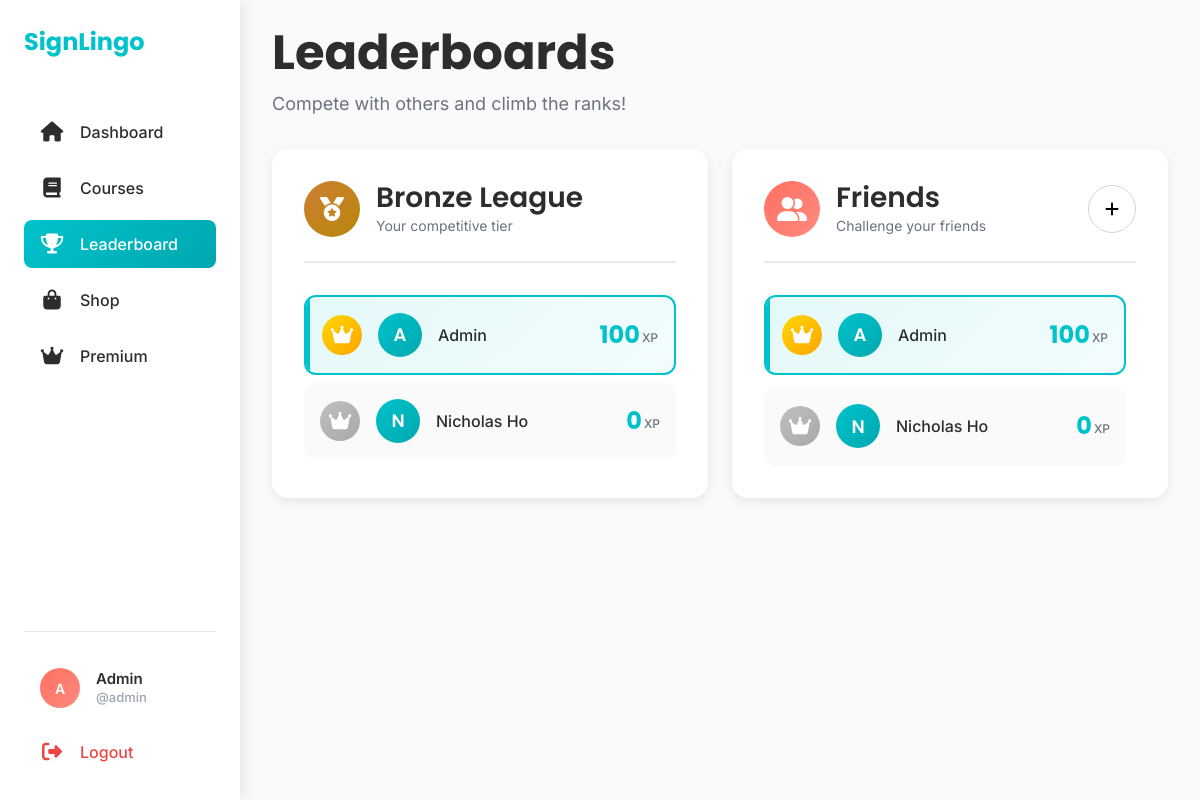
The page /leaderboard (signed in) on the database as committed earlier.
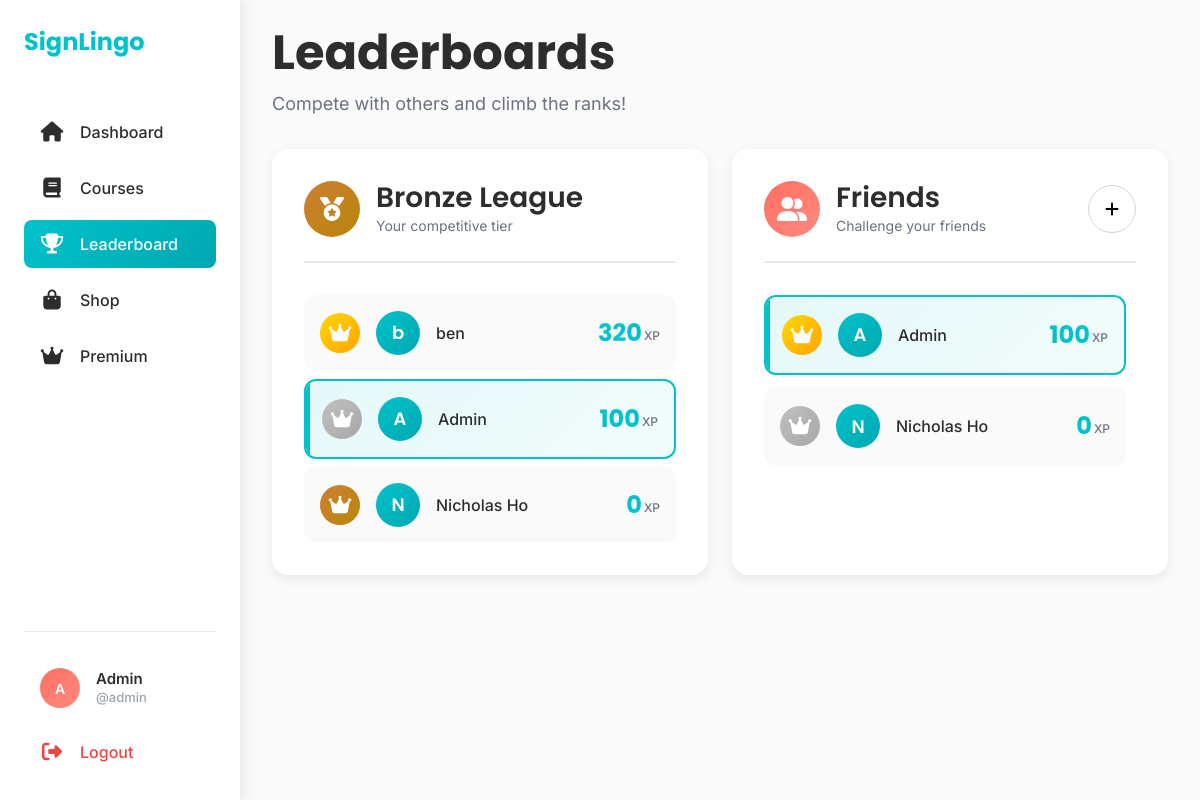
The same page on the database as committed later.
### models.py (models this page shows, shortened)
class User(db.Model):
    id = db.Column(db.Integer, primary_key=True)
    name = db.Column(db.String(80), nullable=False)
    age = db.Column(db.Integer)
    email = db.Column(db.String(120), unique=True, nullable=False)
    password = db.Column(db.String(80), nullable=False)
    points = db.Column(db.Integer, default=0)
    lesson_statuses = db.relationship('UserLessonStatus', backref='user', lazy=True)
    is_verified = db.Column(db.Boolean, default=False)
    lives = db.Column(db.Integer, default=5)
    username = db.Column(db.String(80), unique = True)
    streak = db.Column(db.Integer, default=0)
    last_login_date = db.Column(db.Date, default=date.today)
    friends = db.relationship('User',
                               secondary=friendship,
                               primaryjoin=(friendship.c.user_id == id),
                               secondaryjoin=(friendship.c.friend_id == id),
                               backref=db.backref('friend_of', lazy='dynamic'),
                               lazy='dynamic')
    @property
    def league(self):
        if self.points < 1000:
            return "Bronze"
        elif self.points < 3000:
            return "Silver"
        elif self.points < 6000:
            return "Gold"
        elif self.points < 10000:
            return "Platinum"
        else:
            return "Diamond"

### routes.py (the view)
@auth_bp.route('/leaderboard')
def leaderboard():
    user_id = session.get('user_id')
    if not user_id:
        flash('Please log in to view the leaderboard.', 'warning')
        return redirect(url_for('auth.login'))
    current_user = User.query.get(user_id)
    if not current_user:
        flash('User not found.', 'danger')
        return redirect(url_for('auth.login'))
    friends = current_user.friends.all()
    friends_leaderboard = sorted(friends + [current_user], key=lambda x: x.points, reverse=True)
    all_users = User.query.order_by(User.points.desc()).all()
    league_users = [user for user in all_users if user.league == current_user.league]
    user = User.query.get(user_id)
    full_name = user.name
    first_name, initials = get_initials(full_name)
    return render_template('leaderboard.html',
                           current_user=current_user,
                           full_name=full_name,
                           friends_leaderboard=friends_leaderboard,
                           initials=initials,
                           league_users=league_users,
                           league_name=current_user.league,
                           user = user)

### tertiary.py (called while the page is built)
def get_initials(full_name):
    name_parts = full_name.split()
    first_name = name_parts[0]
    last_initial = name_parts[1][0] if len(name_parts) > 1 else ''
    initials = (first_name[0] + last_initial).upper()
    return first_name, initials

### templates/leaderboard.html (shortened to what this page needs)
<!DOCTYPE html>
<html lang="en">
<head>
    <link href="https://cdn.jsdelivr.net/npm/bootstrap@5.3.0/dist/css/bootstrap.min.css" rel="stylesheet">
    <link rel="stylesheet" href="https://cdnjs.cloudflare.com/ajax/libs/font-awesome/6.4.0/css/all.min.css">
    <link rel="stylesheet" href="static/css/global_style.css">
    <link rel="stylesheet" href="static/css/leaderboard_style.css">
</head>
<body>
    <nav class="sidebar" id="sidebar">
        <div class="sidebar-header">
            <a class="sidebar-brand" href="/dashboard">SignLingo</a>
        </div>
        <div class="sidebar-menu">
            <a class="sidebar-link" href="/dashboard">
                <i class="fas fa-house"></i>
                <span>Dashboard</span>
            </a>
            <a class="sidebar-link" href="/course">
                <i class="fas fa-book"></i>
                <span>Courses</span>
            </a>
            <a class="sidebar-link active" href="/leaderboard">
                <i class="fas fa-trophy"></i>
                <span>Leaderboard</span>
            </a>
            <a class="sidebar-link" href="/shop">
                <i class="fas fa-shopping-bag"></i>
                <span>Shop</span>
            </a>
            <a class="sidebar-link" href="/premium">
                <i class="fas fa-crown"></i>
                <span>Premium</span>
            </a>
        </div>
        <div class="sidebar-footer">
            <a class="profile-link" href="/edit-account" id="profileLink">
                <div class="profile-circle-sidebar">{{ initials }}</div>
                <div class="profile-info">
                    <span id="profileName">{{ full_name }}</span>
                    <span class="profile-id">{{user.username}}</span>
                </div>
            </a>
            <a class="logout-link" href="/logout">
                <i class="fas fa-sign-out-alt"></i>
                <span>Logout</span>
            </a>
        </div>
    </nav>
    <div class="main-content">
        <div class="content-wrapper">
            <div class="page-header">
                <div class="header-content">
                    <h1 class="page-title">Leaderboards</h1>
                </div>
                <p class="page-subtitle">Compete with others and climb the ranks!</p>
            </div>
            <div class="row g-4">
                <div class="col-lg-6">
                    <div class="leaderboard-card">
                        <div class="leaderboard-header">
                            <div class="header-icon-wrapper league league-{{ league_name|lower }}">
                                <i class="fas fa-medal"></i>
                            </div>
                            <div>
                                <h2 class="leaderboard-title">{{ league_name }} League</h2>
                                <p class="leaderboard-subtitle">Your competitive tier</p>
                            </div>
                        </div>
                        <div class="players-list">
                            {% for user in league_users %}
                            <div class="player-card {% if user.id == current_user.id %}current-user{% endif %}">
                                <div class="player-info">
                                    <div class="player-rank rank-{{ loop.index }}">
                                        {% if loop.index <= 3 %}
                                            <i class="fas fa-crown"></i>
                                        {% else %}
                                            {{ loop.index }}
                                        {% endif %}
                                    </div>
                                    <div class="player-avatar">
                                        {{ user.name[0] }}
                                    </div>
                                    <span class="player-name">{{ user.name }}</span>
                                </div>
                                <div class="player-points">
                                    <span class="points-value">{{ user.points }}</span>
                                    <span class="points-label">XP</span>
                                </div>
                            </div>
                            {% endfor %}
                        </div>
                    </div>
                </div>
                <div class="col-lg-6">
                    <div class="leaderboard-card">
                        <div class="leaderboard-header">
                            <div class="header-icon-wrapper friends">
                                <i class="fas fa-user-friends"></i>
                            </div>
                            <div>
                                <h2 class="leaderboard-title">Friends</h2>
                                <p class="leaderboard-subtitle">Challenge your friends</p>
                            </div>
                            <button class="btn btn-primary-custom ms-auto" data-bs-toggle="modal" data-bs-target="#addFriendModal">
                                <i class="fas fa-plus"></i>
                            </button>
                        </div>
                        <div class="players-list" id="friendsLeaderboardList">
                            {% for user in friends_leaderboard %}
                            <div class="player-card {% if user.id == current_user.id %}current-user{% endif %}">
                                <div class="player-info">
                                    <div class="player-rank rank-{{ loop.index }}">
                                        {% if loop.index <= 3 %}
                                            <i class="fas fa-crown"></i>
                                        {% else %}
                                            {{ loop.index }}
                                        {% endif %}
                                    </div>
                                    <div class="player-avatar">
                                        {{ user.name[0] }}
                                    </div>
                                    <span class="player-name">{{ user.name }}</span>
                                </div>
                                <div class="player-points">
                                    <span class="points-value">{{ user.points }}</span>
                                    <span class="points-label">XP</span>
                                </div>
                            </div>
                            {% endfor %}
                        </div>
                    </div>
                </div>
            </div>
        </div>
    </div>
</body>
</html>

### static/css/global_style.css (style rules this page uses)
:root { --primary: #00C2CB; --secondary: #FF6F61; --accent: #A6E22E; --neutral-dark: #2D2D2D; --neutral-light: #FAFAFA; --white: #FFFFFF; --border: #E8E8E8; --card-shadow: rgba(0, 0, 0, 0.08); --hover-shadow: rgba(0, 0, 0, 0.12); --gold: #FFD700; --bronze: #CD7F32; --space-xs: 4px; --space-s: 8px; --space-m: 16px; --space-l: 24px; --space-xl: 32px; --space-xxl: 48px; --sidebar-width: 240px; }
body { font-family: 'Inter', -apple-system, BlinkMacSystemFont, 'Segoe UI', Roboto, sans-serif; background-color: var(--neutral-light); color: var(--neutral-dark); margin: 0; padding: 0; font-size: 16px; line-height: 1.5; }
h1, h2, h3, h4, h5, h6 { font-family: 'Poppins', sans-serif; margin: 0; }
.main-content { margin-left: var(--sidebar-width); min-height: 100vh; transition: margin-left 0.3s ease; }
.sidebar { position: fixed; left: 0; top: 0; width: var(--sidebar-width); height: 100vh; background-color: var(--white); box-shadow: 4px 0 12px var(--card-shadow); display: flex; flex-direction: column; z-index: 1000; padding: var(--space-l); transition: all 0.3s ease; }
.sidebar-header { margin-bottom: var(--space-xxl); }
.sidebar-brand { font-family: 'Poppins', sans-serif; font-size: 24px; font-weight: 700; color: var(--primary); text-decoration: none; display: block; white-space: nowrap; }
.sidebar-menu { flex: 1; }
.sidebar-link { display: flex; align-items: center; gap: var(--space-m); padding: 12px var(--space-m); margin-bottom: var(--space-s); border-radius: 8px; color: var(--neutral-dark); text-decoration: none; font-weight: 500; transition: all 0.3s ease; white-space: nowrap; cursor: pointer; }
.sidebar-link i { font-size: 20px; width: 24px; text-align: center; flex-shrink: 0; }
.sidebar-link.active { background: linear-gradient(135deg, var(--primary), #00A8B0); color: var(--white); }
.sidebar-footer { padding-top: var(--space-l); border-top: 1px solid var(--border); position: relative; }
.profile-link { display: flex; align-items: center; gap: var(--space-m); padding: 12px var(--space-m); margin-bottom: var(--space-s); border-radius: 8px; color: var(--neutral-dark); text-decoration: none; font-weight: 500; transition: all 0.3s ease; cursor: pointer; }
.profile-circle-sidebar { width: 40px; height: 40px; background: linear-gradient(135deg, var(--secondary), #FF8A80); border-radius: 50%; display: flex; align-items: center; justify-content: center; color: var(--white); font-weight: 600; font-size: 14px; flex-shrink: 0; }
.profile-info { display: flex; flex-direction: column; line-height: 1.2; }
#profileName { font-weight: 600; font-size: 15px; color: var(--neutral-dark); }
.profile-id { font-size: 13px; margin-top: 2px; color: #9CA3AF; }
.logout-link { display: flex; align-items: center; gap: var(--space-m); padding: 12px var(--space-m); border-radius: 8px; color: #EF4444; text-decoration: none; font-weight: 500; transition: all 0.3s ease; cursor: pointer; }
.logout-link i { font-size: 20px; width: 24px; text-align: center; flex-shrink: 0; }
.content-wrapper { padding: var(--space-l) var(--space-xl) var(--space-xxl); }

Rows that differ between the two databases and show on the page:
added User: name "b", name "ben", points "320", shown under "Bronze League"
